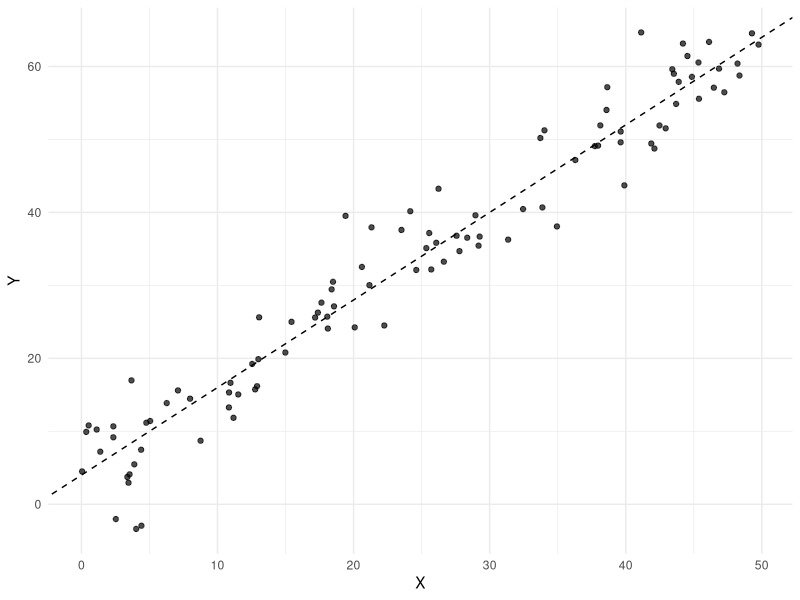

This chart was generated by the following R code:
## ---- chunk 1
#| include: false
library(ggplot2)
## ---- chunk 2
50000+(5000*10)
## ---- chunk 3
pnorm(11e4,1e5, 4e3, lower.tail = FALSE)
## ---- chunk 4
n <- 100
X <- runif(n=100, min=0, max= 50)
head(X)
## ---- chunk 5
beta_0 <- 4
beta_1 <- 1.2
sigma <- 4

simple_linear_model <- function(X, beta_0, beta_1, sigma) {
  mu <- beta_0 + (beta_1 * X) 
  mu + rnorm(length(X), mean = 0, sd = sigma)
}
## ---- chunk 6
Y <- simple_linear_model(X, beta_0, beta_1, sigma)
head(Y)
## ---- chunk 7
#| label: fig-plot
#| fig-cap: "Data generated from the simple linear model $Y=4+1.2\\times X + \\varepsilon$, with $\\varepsilon\\sim N(0,16)$. Dashed line shows E[Y|X] = β0 + β1X"

library(ggplot2)

df <- data.frame(X = X, Y = Y)

ggplot(df, aes(X, Y)) +
  geom_point(alpha = 0.7) +
  geom_abline(intercept = beta_0, slope = beta_1, linetype = "dashed") +
  labs(x = "X", y = "Y") +
  theme_minimal()
